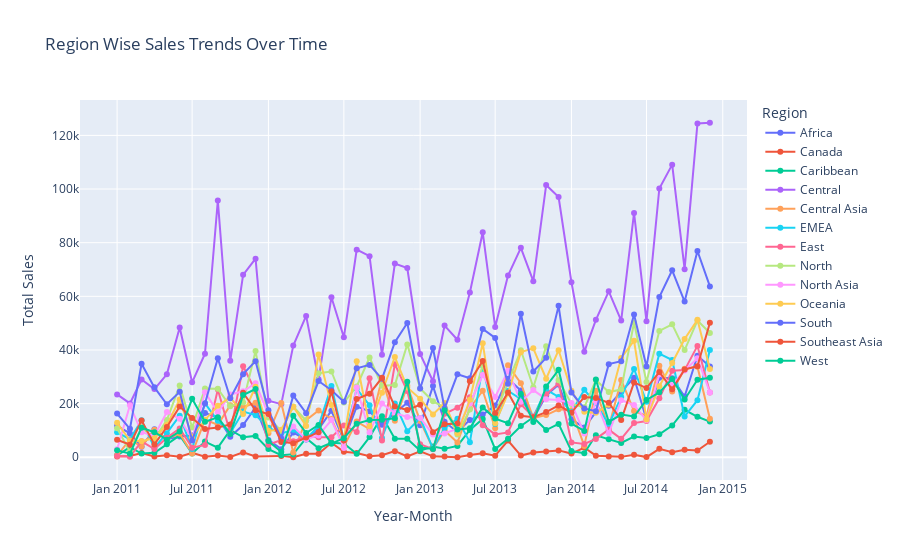

Here is the notebook cell this chart was saved with:
### Code cell
# Create Year_month column
df['Year_month'] = df['Order.Date'].dt.to_period('M').astype(str)

# Region wise sales trends
region_sales_trends = df.groupby(['Year_month', 'Region'])['Sales'].sum().reset_index()

fig4 = px.line(region_sales_trends, x='Year_month', y='Sales', title='Region Wise Sales Trends Over Time',
                color='Region', labels={'Year_month': 'Year-Month', 'Sales': 'Total Sales'},
                markers=True)
fig4.show()
